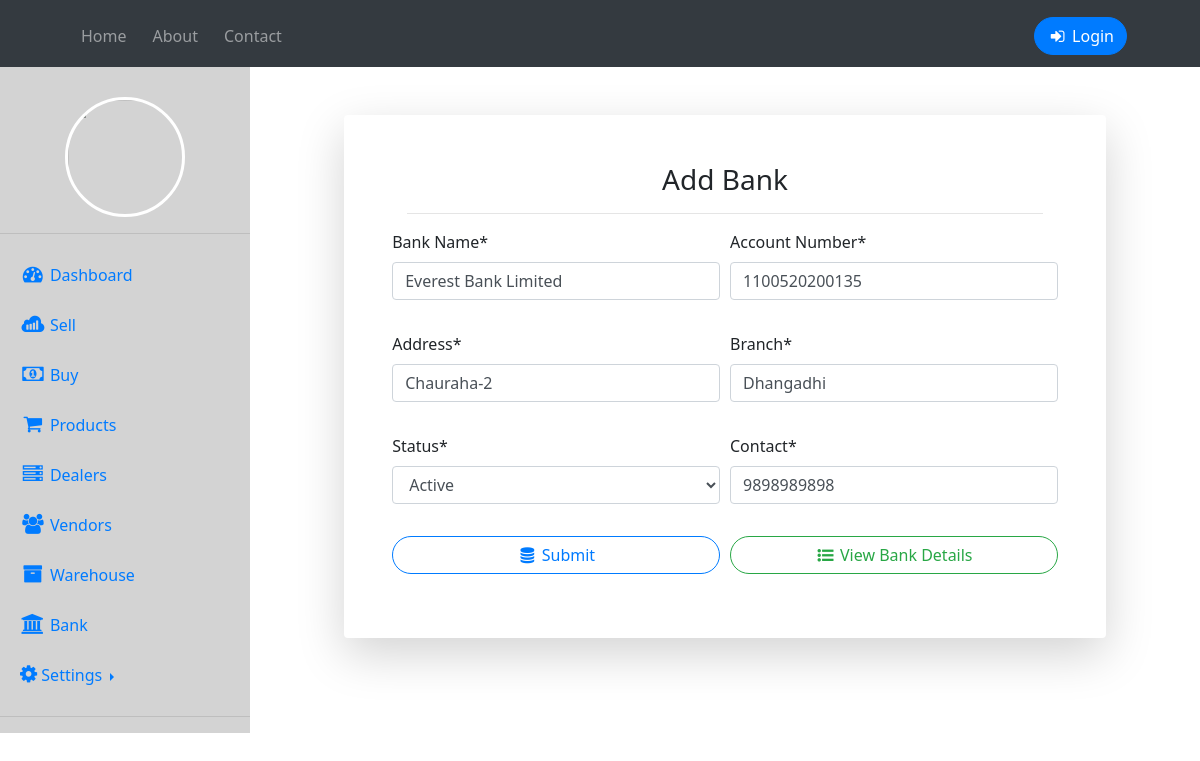
The app's page /editbank/2/ with its own data.
### home/models.py (models this page shows, shortened)
class Bank(models.Model):
    name = models.CharField(max_length=50)
    accno = models.IntegerField()
    address = models.CharField(max_length=50)
    branch = models.CharField(max_length=50)
    contact = models.IntegerField()
    status = models.ForeignKey(Status, on_delete = models.CASCADE)

class Status(models.Model):
    status = models.CharField(max_length=50)
    def __str__(self):
        return self.status

### home/views.py (the view, shortened to what this page needs)
# urls.py: path('editbank/<int:id>/',views.addbank, name="editbank"),
def addbank(request, id=0):
    if request.method == "GET":
        if id == 0:
            form = BankForm()
        else:
            product = Bank.objects.get(pk=id)
            form = BankForm(instance=product)
        return render(request, 'addbank.html', {'form' : form})

### home/forms.py
class BankForm(forms.ModelForm):
    class Meta:
        model = Bank
        fields = ('name', 'accno' , 'address' ,'branch', 'status', 'contact')
        labels = {
            'name' : 'Bank Name',
            'accno' : 'Account Number',
        }
    def __init__(self, *args, **kwargs):
        super(BankForm, self).__init__(*args, **kwargs)
        self.fields['status'].empty_label = "Select"

### templates/addbank.html (shortened to what this page needs)
{% extends 'dashboard.html' %}
{% load crispy_forms_tags %}
{% block body %}
<div class="container">
    <div class="row justify-content-center">
      <div class="col-xl-10 col-lg-12 col-md-9">
        <div class="card o-hidden border-0 shadow-lg my-5">
          <div class="card-body p-0">
        <form class="container p-5" method='POST' action="" autocomplete="off">
            <div class="container mb-3">
                <h3 align="center"> Add Bank </h3>
                <hr>
            </div>
            <div class="form-row">
            <div class="form-group col-md-6">
                {{form.name|as_crispy_field}}
            </div>
            <div class="form-group col-md-6">
                {{form.accno|as_crispy_field}}
            </div>
            </div>
            <div class="form-row">
                <div class="form-group col-md-6">
                    {{form.address|as_crispy_field}}
                </div>
                <div class="form-group col-md-6">
                    {{form.branch|as_crispy_field}}
                </div>
                <div class="form-group col-md-6">
                    {{form.status|as_crispy_field}}
                </div>
                <div class="form-group col-md-6">
                    {{form.contact|as_crispy_field}}
                </div>
            </div>
            <div class="form-row">
                <div class="form-group col">
                    <button class="btn btn-outline-primary btn-block"> <i class="fa fa-database fa-fw" aria-hidden="true"></i>  Submit</button>
                </div>
                <div class="form-group col">
                    <a href='/bank' class="btn btn-outline-success btn-block"><i class="fa fa-list-ul fa-fw" aria-hidden="true"></i> View Bank Details</a>
                </div>
            </div>
        </form>
        </div>
        </div>
        </div>
        </div>
        </div>
{% endblock body %}

### templates/dashboard.html (style rules this page uses)
* { padding: 0; margin: 0; text-decoration: none; list-style: none; box-sizing: border-box; font-family: 'Segoe UI', Tahoma, Geneva, Verdana, sans-serif; }
.btn { border-radius: 50px; }

### records on screen
Bank: name "Everest Bank Limited", accno "1100520200135", address "Chauraha-2", branch "Dhangadhi", contact "9898989898"
Status: status "Active"
